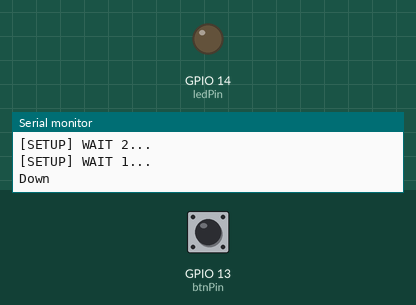
Recording of a sketch running on a simulated ESP8266 (NodeMCU). Shown: output pins drawn as LEDs (lit = HIGH), the last lines printed to the serial monitor. The test bench sets the inputs (shaded band); at power-on: GPIO 13 (btnPin) HIGH. WiFi joins after 1.5 s; servers stay silent unless stated; uploads are accepted with an empty reply.

Above: at 5.2 s.
5.3 s: GPIO 13 (btnPin) pulled LOW for 0.15 s
At 6.5 s:
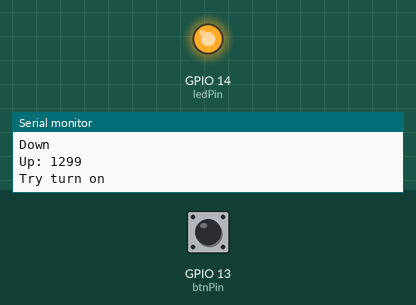
Timing chart, 0 to 8.5 s (numbered marks = the images above; inputs shaded):
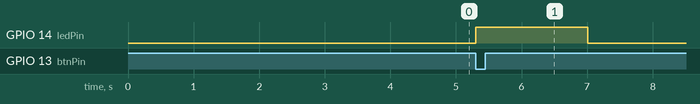

The sketch:

WaterpumpButton.ino
```cpp
/**
   BasicHTTPClient.ino

    Created on: 24.05.2015

*/

#include <Arduino.h>

#include <ESP8266WiFi.h>
#include <ESP8266WiFiMulti.h>

#include <ESP8266HTTPClient.h>

#include <WiFiClient.h>
#include "env.h"

const int btnPin = 13;
const int ledPin = 14;
const unsigned long tapMillis = 50;
const unsigned long offMillis = 2000;

ESP8266WiFiMulti WiFiMulti;

void setup() {
  pinMode(btnPin, INPUT);
  pinMode(ledPin, OUTPUT);

  Serial.begin(115200);
  // Serial.setDebugOutput(true);

  Serial.println();
  Serial.println();
  Serial.println();

  for (uint8_t t = 4; t > 0; t--) {
    Serial.printf("[SETUP] WAIT %d...\n", t);
    Serial.flush();
    delay(1000);
  }

  WiFi.mode(WIFI_STA);
  WiFiMulti.addAP(STASSID, STAPSK);
}

void loop() {
  delay(1);
  if (!digitalRead(btnPin)) return;

  Serial.println("Down");

  unsigned long startMillis = millis();

  while (digitalRead(btnPin)) delay(1);

  Serial.print("Up: ");
  Serial.println(abs(millis() - startMillis), DEC);

  if (abs(millis() - startMillis) >= offMillis) {
    digitalWrite(ledPin, HIGH);
    Serial.println("Try turn off");

    String endpoint = "/device/off?id=";
    endpoint += DEVICE_ID;

    if (trySendRequest(endpoint, 20)) Serial.println("Turned off");
    else Serial.println("Not turned off");

    digitalWrite(ledPin, LOW);
    delay(100);
    digitalWrite(ledPin, HIGH);
    delay(200);
    digitalWrite(ledPin, LOW);
  }
  else if (abs(millis() - startMillis) >= tapMillis) {
    digitalWrite(ledPin, HIGH);
    Serial.println("Try turn on");

    String endpoint = "/device/on?id=";
    endpoint += DEVICE_ID;
    endpoint += "&defaultTime=true";

    if (trySendRequest(endpoint, 20)) Serial.println("Turned on");
    else Serial.println("Not turned on");

    digitalWrite(ledPin, LOW);
  }
}

bool trySendRequest(String endpoint, int tryCount) {
  for (int i = 0; i < tryCount; i++) {
    String host = i % 2 == 0 ? IP : HOSTNAME;
    if (sendRequestSuccessful(host, endpoint)) return true;
    delay(1000);
  }

  return false;
}

bool sendRequestSuccessful(String host, String endpoint) {
  if ((WiFiMulti.run() != WL_CONNECTED)) return false;

  WiFiClient client;
  HTTPClient http;
  String url = "http://";
  url += host;
  url += "/api";
  url += endpoint;
  Serial.println(url);

  Serial.print("[HTTP] begin...\n");
  if (http.begin(client, url)) {  // HTTP


    Serial.print("[HTTP] GET...\n");
    // start connection and send HTTP header
    int httpCode = http.GET();

    // httpCode will be negative on error
    if (httpCode > 0) {
      // HTTP header has been send and Server response header has been handled
      Serial.printf("[HTTP] GET... code: %d\n", httpCode);

      // file found at server
      if (httpCode == HTTP_CODE_OK || httpCode == HTTP_CODE_MOVED_PERMANENTLY) {
        String payload = http.getString();
        Serial.println(payload);

        return true;
      }
    } else {
      Serial.printf("[HTTP] GET... failed, error: %s\n", http.errorToString(httpCode).c_str());
    }

    http.end();
  } else {
    Serial.printf("[HTTP} Unable to connect\n");
  }

  return false;
}
```

template.env.h
```cpp
#ifndef STASSID

#define STASSID "WIFI_NAME"
#define STAPSK  "PASSWORD"
#define IP "SERVER_IP_ADDRESS"
#define HOSTNAME "SERVER_HOSTNAME"
#define DEVICE_ID "waterpump"

#endif
```

Measured:
- after the input at 5.3 s, GPIO 14 (ledPin): LOW → HIGH at once, → LOW 1.7 s later
